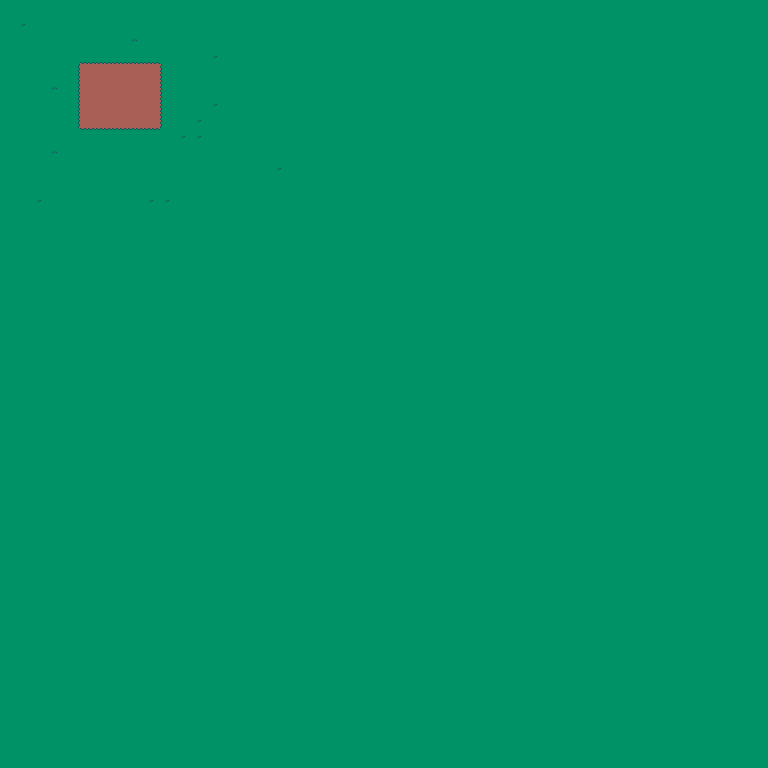

Tiled map render using the project's own tile images. Description and the whole map definition, tile-layer contents included, below:
An orthogonal 48x48 tile map with 16x16 px tiles, 1 tile layer (Tile Layer 1).

<map version="1.8" tiledversion="1.8.2" orientation="orthogonal" renderorder="right-down" width="48" height="48" tilewidth="16" tileheight="16" infinite="0" nextlayerid="2" nextobjectid="1">
 <editorsettings>
  <export target="TestMap.csv" format="csv" />
 </editorsettings>
 <tileset firstgid="1" source="SimpleTexture.tsx" />
 <layer id="1" name="Tile Layer 1" width="48" height="48">
  <data encoding="csv">
1,1,1,1,1,1,1,1,1,1,1,1,1,1,1,1,1,1,1,1,1,1,1,1,1,1,1,1,1,1,1,1,1,1,1,1,1,1,1,1,1,1,1,1,1,1,1,1,
1,5,1,1,1,1,1,1,1,1,1,1,1,1,1,1,1,1,1,1,1,1,1,1,1,1,1,1,1,1,1,1,1,1,1,1,1,1,1,1,1,1,1,1,1,1,1,1,
1,1,1,1,1,1,1,1,25,1,1,1,1,1,1,1,1,1,1,1,1,1,1,1,1,1,1,1,1,1,1,1,1,1,1,1,1,1,1,1,1,1,1,1,1,1,1,1,
1,1,1,1,1,2,2,2,2,2,1,1,1,5,1,1,1,1,1,1,1,1,1,1,1,1,1,1,1,1,1,1,1,1,1,1,1,1,1,1,1,1,1,1,1,1,1,1,
1,1,1,1,21,22,22,22,22,22,23,1,1,1,1,1,1,1,1,1,1,1,1,1,1,1,1,1,1,1,1,1,1,1,1,1,1,1,1,1,1,1,1,1,1,1,1,1,
1,1,1,25,21,22,22,22,22,22,23,1,1,1,1,1,1,1,1,1,1,1,1,1,1,1,1,1,1,1,1,1,1,1,1,1,1,1,1,1,1,1,1,1,1,1,1,1,
1,1,1,1,21,22,22,22,22,22,23,1,1,5,1,1,1,1,1,1,1,1,1,1,1,1,1,1,1,1,1,1,1,1,1,1,1,1,1,1,1,1,1,1,1,1,1,1,
1,1,1,1,21,22,22,22,22,22,23,1,5,1,1,1,1,1,1,1,1,1,1,1,1,1,1,1,1,1,1,1,1,1,1,1,1,1,1,1,1,1,1,1,1,1,1,1,
1,1,1,1,1,42,42,42,42,42,1,5,5,1,1,1,1,1,1,1,1,1,1,1,1,1,1,1,1,1,1,1,1,1,1,1,1,1,1,1,1,1,1,1,1,1,1,1,
1,1,1,25,1,1,1,1,1,1,1,1,1,1,1,1,1,1,1,1,1,1,1,1,1,1,1,1,1,1,1,1,1,1,1,1,1,1,1,1,1,1,1,1,1,1,1,1,
1,1,1,1,1,1,1,1,1,1,1,1,1,1,1,1,1,5,1,1,1,1,1,1,1,1,1,1,1,1,1,1,1,1,1,1,1,1,1,1,1,1,1,1,1,1,1,1,
1,1,1,1,1,1,1,1,1,1,1,1,1,1,1,1,1,1,1,1,1,1,1,1,1,1,1,1,1,1,1,1,1,1,1,1,1,1,1,1,1,1,1,1,1,1,1,1,
1,1,5,1,1,1,1,1,1,5,5,1,1,1,1,1,1,1,1,1,1,1,1,1,1,1,1,1,1,1,1,1,1,1,1,1,1,1,1,1,1,1,1,1,1,1,1,1,
1,1,1,1,1,1,1,1,1,1,1,1,1,1,1,1,1,1,1,1,1,1,1,1,1,1,1,1,1,1,1,1,1,1,1,1,1,1,1,1,1,1,1,1,1,1,1,1,
1,1,1,1,1,1,1,1,1,1,1,1,1,1,1,1,1,1,1,1,1,1,1,1,1,1,1,1,1,1,1,1,1,1,1,1,1,1,1,1,1,1,1,1,1,1,1,1,
1,1,1,1,1,1,1,1,1,1,1,1,1,1,1,1,1,1,1,1,1,1,1,1,1,1,1,1,1,1,1,1,1,1,1,1,1,1,1,1,1,1,1,1,1,1,1,1,
1,1,1,1,1,1,1,1,1,1,1,1,1,1,1,1,1,1,1,1,1,1,1,1,1,1,1,1,1,1,1,1,1,1,1,1,1,1,1,1,1,1,1,1,1,1,1,1,
1,1,1,1,1,1,1,1,1,1,1,1,1,1,1,1,1,1,1,1,1,1,1,1,1,1,1,1,1,1,1,1,1,1,1,1,1,1,1,1,1,1,1,1,1,1,1,1,
1,1,1,1,1,1,1,1,1,1,1,1,1,1,1,1,1,1,1,1,1,1,1,1,1,1,1,1,1,1,1,1,1,1,1,1,1,1,1,1,1,1,1,1,1,1,1,1,
1,1,1,1,1,1,1,1,1,1,1,1,1,1,1,1,1,1,1,1,1,1,1,1,1,1,1,1,1,1,1,1,1,1,1,1,1,1,1,1,1,1,1,1,1,1,1,1,
1,1,1,1,1,1,1,1,1,1,1,1,1,1,1,1,1,1,1,1,1,1,1,1,1,1,1,1,1,1,1,1,1,1,1,1,1,1,1,1,1,1,1,1,1,1,1,1,
1,1,1,1,1,1,1,1,1,1,1,1,1,1,1,1,1,1,1,1,1,1,1,1,1,1,1,1,1,1,1,1,1,1,1,1,1,1,1,1,1,1,1,1,1,1,1,1,
1,1,1,1,1,1,1,1,1,1,1,1,1,1,1,1,1,1,1,1,1,1,1,1,1,1,1,1,1,1,1,1,1,1,1,1,1,1,1,1,1,1,1,1,1,1,1,1,
1,1,1,1,1,1,1,1,1,1,1,1,1,1,1,1,1,1,1,1,1,1,1,1,1,1,1,1,1,1,1,1,1,1,1,1,1,1,1,1,1,1,1,1,1,1,1,1,
1,1,1,1,1,1,1,1,1,1,1,1,1,1,1,1,1,1,1,1,1,1,1,1,1,1,1,1,1,1,1,1,1,1,1,1,1,1,1,1,1,1,1,1,1,1,1,1,
1,1,1,1,1,1,1,1,1,1,1,1,1,1,1,1,1,1,1,1,1,1,1,1,1,1,1,1,1,1,1,1,1,1,1,1,1,1,1,1,1,1,1,1,1,1,1,1,
1,1,1,1,1,1,1,1,1,1,1,1,1,1,1,1,1,1,1,1,1,1,1,1,1,1,1,1,1,1,1,1,1,1,1,1,1,1,1,1,1,1,1,1,1,1,1,1,
1,1,1,1,1,1,1,1,1,1,1,1,1,1,1,1,1,1,1,1,1,1,1,1,1,1,1,1,1,1,1,1,1,1,1,1,1,1,1,1,1,1,1,1,1,1,1,1,
1,1,1,1,1,1,1,1,1,1,1,1,1,1,1,1,1,1,1,1,1,1,1,1,1,1,1,1,1,1,1,1,1,1,1,1,1,1,1,1,1,1,1,1,1,1,1,1,
1,1,1,1,1,1,1,1,1,1,1,1,1,1,1,1,1,1,1,1,1,1,1,1,1,1,1,1,1,1,1,1,1,1,1,1,1,1,1,1,1,1,1,1,1,1,1,1,
1,1,1,1,1,1,1,1,1,1,1,1,1,1,1,1,1,1,1,1,1,1,1,1,1,1,1,1,1,1,1,1,1,1,1,1,1,1,1,1,1,1,1,1,1,1,1,1,
1,1,1,1,1,1,1,1,1,1,1,1,1,1,1,1,1,1,1,1,1,1,1,1,1,1,1,1,1,1,1,1,1,1,1,1,1,1,1,1,1,1,1,1,1,1,1,1,
1,1,1,1,1,1,1,1,1,1,1,1,1,1,1,1,1,1,1,1,1,1,1,1,1,1,1,1,1,1,1,1,1,1,1,1,1,1,1,1,1,1,1,1,1,1,1,1,
1,1,1,1,1,1,1,1,1,1,1,1,1,1,1,1,1,1,1,1,1,1,1,1,1,1,1,1,1,1,1,1,1,1,1,1,1,1,1,1,1,1,1,1,1,1,1,1,
1,1,1,1,1,1,1,1,1,1,1,1,1,1,1,1,1,1,1,1,1,1,1,1,1,1,1,1,1,1,1,1,1,1,1,1,1,1,1,1,1,1,1,1,1,1,1,1,
1,1,1,1,1,1,1,1,1,1,1,1,1,1,1,1,1,1,1,1,1,1,1,1,1,1,1,1,1,1,1,1,1,1,1,1,1,1,1,1,1,1,1,1,1,1,1,1,
1,1,1,1,1,1,1,1,1,1,1,1,1,1,1,1,1,1,1,1,1,1,1,1,1,1,1,1,1,1,1,1,1,1,1,1,1,1,1,1,1,1,1,1,1,1,1,1,
1,1,1,1,1,1,1,1,1,1,1,1,1,1,1,1,1,1,1,1,1,1,1,1,1,1,1,1,1,1,1,1,1,1,1,1,1,1,1,1,1,1,1,1,1,1,1,1,
1,1,1,1,1,1,1,1,1,1,1,1,1,1,1,1,1,1,1,1,1,1,1,1,1,1,1,1,1,1,1,1,1,1,1,1,1,1,1,1,1,1,1,1,1,1,1,1,
1,1,1,1,1,1,1,1,1,1,1,1,1,1,1,1,1,1,1,1,1,1,1,1,1,1,1,1,1,1,1,1,1,1,1,1,1,1,1,1,1,1,1,1,1,1,1,1,
1,1,1,1,1,1,1,1,1,1,1,1,1,1,1,1,1,1,1,1,1,1,1,1,1,1,1,1,1,1,1,1,1,1,1,1,1,1,1,1,1,1,1,1,1,1,1,1,
1,1,1,1,1,1,1,1,1,1,1,1,1,1,1,1,1,1,1,1,1,1,1,1,1,1,1,1,1,1,1,1,1,1,1,1,1,1,1,1,1,1,1,1,1,1,1,1,
1,1,1,1,1,1,1,1,1,1,1,1,1,1,1,1,1,1,1,1,1,1,1,1,1,1,1,1,1,1,1,1,1,1,1,1,1,1,1,1,1,1,1,1,1,1,1,1,
1,1,1,1,1,1,1,1,1,1,1,1,1,1,1,1,1,1,1,1,1,1,1,1,1,1,1,1,1,1,1,1,1,1,1,1,1,1,1,1,1,1,1,1,1,1,1,1,
1,1,1,1,1,1,1,1,1,1,1,1,1,1,1,1,1,1,1,1,1,1,1,1,1,1,1,1,1,1,1,1,1,1,1,1,1,1,1,1,1,1,1,1,1,1,1,1,
1,1,1,1,1,1,1,1,1,1,1,1,1,1,1,1,1,1,1,1,1,1,1,1,1,1,1,1,1,1,1,1,1,1,1,1,1,1,1,1,1,1,1,1,1,1,1,1,
1,1,1,1,1,1,1,1,1,1,1,1,1,1,1,1,1,1,1,1,1,1,1,1,1,1,1,1,1,1,1,1,1,1,1,1,1,1,1,1,1,1,1,1,1,1,1,1,
1,1,1,1,1,1,1,1,1,1,1,1,1,1,1,1,1,1,1,1,1,1,1,1,1,1,1,1,1,1,1,1,1,1,1,1,1,1,1,1,1,1,1,1,1,1,1,1
</data>
 </layer>
</map>
